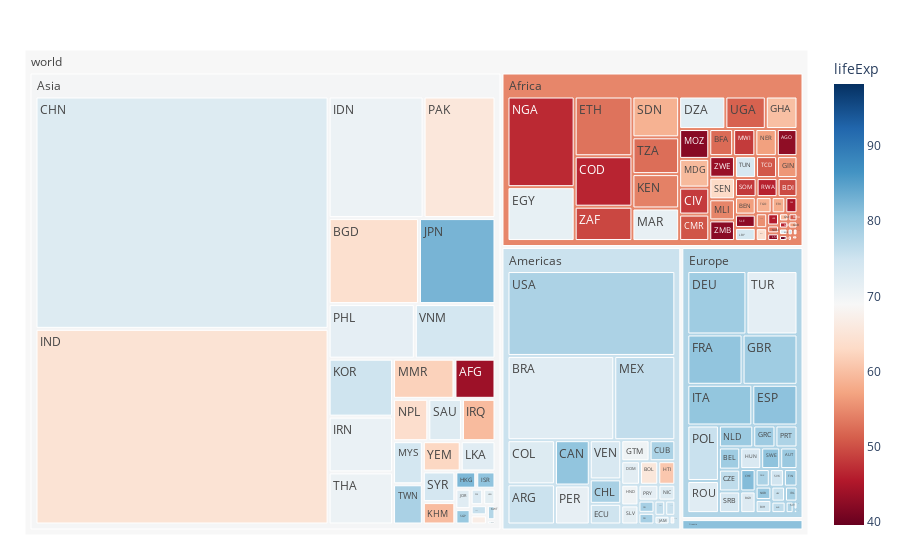

Source (notebook cell):
### Code cell
import plotly.express as px
import numpy as np
df = px.data.gapminder().query("year == 2007")
fig = px.treemap(df, path=[px.Constant("world"), 'continent', 'iso_alpha'], values='pop',
                  color='lifeExp', hover_data=['iso_alpha'],
                  color_continuous_scale='RdBu',
                  color_continuous_midpoint=np.average(df['lifeExp'], weights=df['pop']))
fig.update_layout(margin = dict(t=50, l=25, r=25, b=25))
fig.show()

### Figure 1 — Plotly figure (JSON) as saved in the notebook; plotly's stock layout.template omitted (floating-point values rounded to 4 significant figures; data arrays with more than 128 entries replaced by an {"elided": "..."} marker saying what was removed)
{"data": [{"branchvalues": "total", "customdata": {"elided": "147x2 mixed values"}, "domain": {"x": [0, 1], "y": [0, 1]}, "hovertemplate": "labels=%{label}<br>pop=%{value}<br>parent=%{parent}<br>id=%{id}<br>iso_alpha=%{customdata[0]}<br>lifeExp=%{color}<extra></extra>", "ids": {"elided": "147 str values"}, "labels": {"elided": "147 str values"}, "marker": {"coloraxis": "coloraxis", "colors": {"elided": "147 float values"}}, "name": "", "parents": {"elided": "147 str values"}, "type": "treemap", "values": {"elided": "147 int values"}}], "layout": {"coloraxis": {"cmid": 68.92, "colorbar": {"title": {"text": "lifeExp"}}, "colorscale": [[0, "rgb(103,0,31)"], [0.1, "rgb(178,24,43)"], [0.2, "rgb(214,96,77)"], [0.3, "rgb(244,165,130)"], [0.4, "rgb(253,219,199)"], [0.5, "rgb(247,247,247)"], [0.6, "rgb(209,229,240)"], [0.7, "rgb(146,197,222)"], [0.8, "rgb(67,147,195)"], [0.9, "rgb(33,102,172)"], [1, "rgb(5,48,97)"]]}, "legend": {"tracegroupgap": 0}, "margin": {"b": 25, "l": 25, "r": 25, "t": 50}}}
